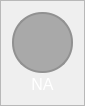
                     <widget class="QFrame" name="frame_ch14">
                      <property name="maximumSize">
                       <size>
                        <width>80</width>
                        <height>150</height>
                       </size>
                      </property>
                      <property name="styleSheet">
                       <string notr="true">QFrame{
	
	border-color: rgb(255, 98, 92);
}

QLabel{
	color: #FFF;
}</string>
                      </property>
                      <property name="frameShape">
                       <enum>QFrame::StyledPanel</enum>
                      </property>
                      <property name="frameShadow">
                       <enum>QFrame::Raised</enum>
                      </property>
                      <layout class="QVBoxLayout" name="verticalLayout_32">
                       <property name="spacing">
                        <number>0</number>
                       </property>
                       <item>
                        <widget class="QFrame" name="frame_ch14_color">
                         <property name="sizePolicy">
                          <sizepolicy hsizetype="Fixed" vsizetype="Fixed">
                           <horstretch>0</horstretch>
                           <verstretch>0</verstretch>
                          </sizepolicy>
                         </property>
                         <property name="minimumSize">
                          <size>
                           <width>61</width>
                           <height>61</height>
                          </size>
                         </property>
                         <property name="maximumSize">
                          <size>
                           <width>1000</width>
                           <height>61</height>
                          </size>
                         </property>
                         <property name="sizeIncrement">
                          <size>
                           <width>1</width>
                           <height>1</height>
                          </size>
                         </property>
                         <property name="styleSheet">
                          <string notr="true">border: 2px solid rgb(145, 145, 145);
border-radius: 30px;
background-color: rgb(169, 169, 169)</string>
                         </property>
                         <property name="frameShape">
                          <enum>QFrame::StyledPanel</enum>
                         </property>
                         <property name="frameShadow">
                          <enum>QFrame::Raised</enum>
                         </property>
                        </widget>
                       </item>
                       <item>
                        <widget class="QLabel" name="label_ch14">
                         <property name="minimumSize">
                          <size>
                           <width>61</width>
                           <height>0</height>
                          </size>
                         </property>
                         <property name="maximumSize">
                          <size>
                           <width>16777215</width>
                           <height>30</height>
                          </size>
                         </property>
                         <property name="font">
                          <font>
                           <pointsize>-1</pointsize>
                           <weight>50</weight>
                           <italic>false</italic>
                           <bold>false</bold>
                          </font>
                         </property>
                         <property name="text">
                          <string>Ch14</string>
                         </property>
                         <property name="alignment">
                          <set>Qt::AlignCenter</set>
                         </property>
                        </widget>
                       </item>
                       <item>
                        <widget class="QLabel" name="label_ch14_value">
                         <property name="minimumSize">
                          <size>
                           <width>61</width>
                           <height>0</height>
                          </size>
                         </property>
                         <property name="maximumSize">
                          <size>
                           <width>16777215</width>
                           <height>30</height>
                          </size>
                         </property>
                         <property name="font">
                          <font>
                           <pointsize>12</pointsize>
                           <weight>50</weight>
                           <italic>false</italic>
                           <bold>false</bold>
                          </font>
                         </property>
                         <property name="styleSheet">
                          <string notr="true">font:12pt</string>
                         </property>
                         <property name="text">
                          <string>NA</string>
                         </property>
                         <property name="alignment">
                          <set>Qt::AlignCenter</set>
                         </property>
                        </widget>
                       </item>
                      </layout>
                     </widget>
